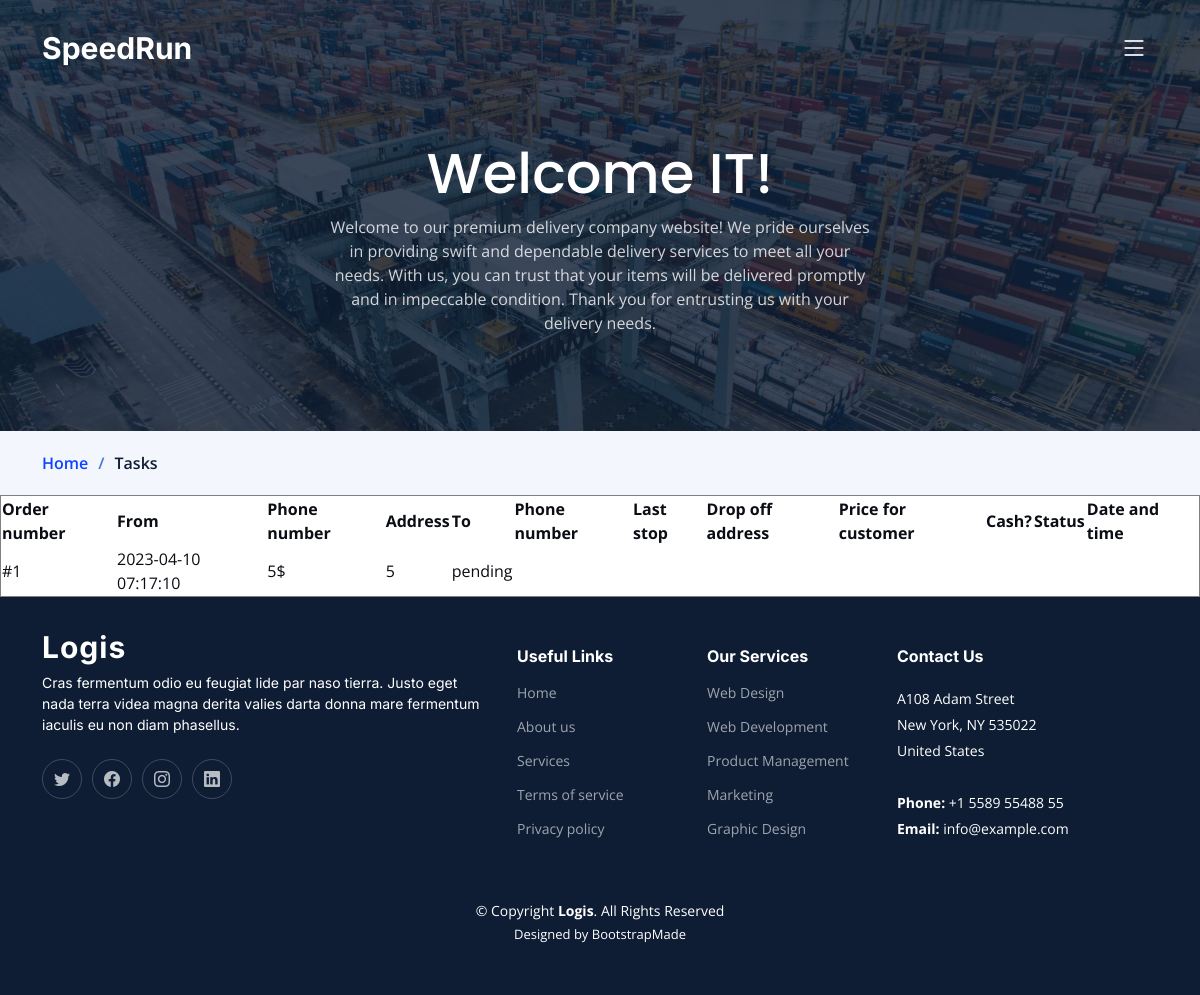
Page /branchOrders.php (signed in) on the committed database.
### tables this page shows
CREATE TABLE `orders` (
  `o_id` int(11) NOT NULL,
  `p_id` int(11) DEFAULT NULL,
  `c_id` int(11) DEFAULT NULL,
  `status` enum('successful','pending','failed','') NOT NULL DEFAULT 'pending',
  `date` timestamp NOT NULL DEFAULT current_timestamp()
);

CREATE TABLE `packages` (
  `p_id` int(11) NOT NULL,
  `width` float NOT NULL,
  `height` float NOT NULL,
  `weight` float NOT NULL,
  `message` text DEFAULT NULL,
  `to_name` varchar(255) DEFAULT NULL,
  `to_phone` varchar(100) DEFAULT NULL,
  `to_address` varchar(255) NOT NULL,
  `p_longitude` decimal(11,8) DEFAULT NULL,
  `p_latitude` decimal(10,8) DEFAULT NULL,
  `to_district` varchar(255) NOT NULL,
  `fragile` tinyint(1) NOT NULL DEFAULT 0,
  `o_price` float NOT NULL DEFAULT 0,
  `cost` float NOT NULL,
  `charge` float NOT NULL DEFAULT 5,
  `f_price` float NOT NULL,
  `pay_at_delivery` tinyint(1) NOT NULL DEFAULT 1
);

### branchOrders.php (the view, shortened to what this page needs)
<?php
require_once('php/stats.php');
?>
<!DOCTYPE html>
<html lang="en">
<head>
  <link href="assets/vendor/bootstrap/css/bootstrap.min.css" rel="stylesheet">
  <link href="assets/vendor/bootstrap-icons/bootstrap-icons.css" rel="stylesheet">
  <link href="assets/vendor/fontawesome-free/css/all.min.css" rel="stylesheet">
  <link href="assets/vendor/glightbox/css/glightbox.min.css" rel="stylesheet">
  <link href="assets/vendor/swiper/swiper-bundle.min.css" rel="stylesheet">
  <link href="assets/vendor/aos/aos.css" rel="stylesheet">
  <link href="assets/css/main.css" rel="stylesheet">
</head>
<body>
  <header id="header" class="header d-flex align-items-center fixed-top">
    <div class="container-fluid container-xl d-flex align-items-center justify-content-between">
      <a href="index.html" class="logo d-flex align-items-center">
        <h1>SpeedRun</h1>
      </a>
      <i class="mobile-nav-toggle mobile-nav-show bi bi-list"></i>
    </div>
  </header>
  <main id="main">
    <div class="breadcrumbs">
      <div class="page-header d-flex align-items-center" style="background-image: url('assets/img/page-header.jpg');">
        <div class="container position-relative">
          <div class="row d-flex justify-content-center">
            <div class="col-lg-6 text-center">
              <h2>Welcome
                <?= $_SESSION['name'] ?>!
              </h2>
              <p>Welcome to our premium delivery company website! We pride ourselves in providing swift and dependable
                delivery services to meet all your needs. With us, you can trust that your items will be delivered
                promptly and in impeccable condition. Thank you for entrusting us with your delivery needs.</p>
            </div>
          </div>
        </div>
      </div>
      <nav>
        <div class="container">
          <ol>
            <li><a href="index.html">Home</a></li>
            <li>Tasks</li>
          </ol>
        </div>
      </nav>
    </div>
    <table border="border">
      <thead>
        <tr>
          <th>Order number </th>
          <th>From</th>
          <th>Phone number</th>
          <th>Address</th>
          <th>To</th>
          <th>Phone number</th>
          <th>Last stop</th>
          <th>Drop off address</th>
          <th>Price for customer</th>
          <th>Cash?</th>
          <th>Status</th>
          <th>Date and time</th>
        </tr>
      </thead>
      <tbody>
        <?php
        $current_location = $_SESSION['branch'];
        $query = "SELECT * FROM orders NATURAL JOIN packages NATURAL JOIN deliveries WHERE current_location='$current_location' ORDER BY date";
        $result = mysqli_query($link, $query);
        if (($result) && (mysqli_num_rows($result) > 0)) {
          while ($row = mysqli_fetch_assoc($result)) {
            echo "<tr>
<td>#" . $row["o_id"] . "</td>
<td>" . $row["date"] . "</td>
<td>" . $row["cost"] . "$</td>
<td>" . $row["f_price"] . "</td>
<td>" . $row["status"] . "</td>
</tr>";
          }
        }
        ?>
      </tbody>
    </table>
  </main>
  <footer id="footer" class="footer">
    <div class="container">
      <div class="row gy-4">
        <div class="col-lg-5 col-md-12 footer-info">
          <a href="index.html" class="logo d-flex align-items-center">
            <span>Logis</span>
          </a>
          <p>Cras fermentum odio eu feugiat lide par naso tierra. Justo eget nada terra videa magna derita valies darta
            donna mare fermentum iaculis eu non diam phasellus.</p>
          <div class="social-links d-flex mt-4">
            <a href="#" class="twitter"><i class="bi bi-twitter"></i></a>
            <a href="#" class="facebook"><i class="bi bi-facebook"></i></a>
            <a href="#" class="instagram"><i class="bi bi-instagram"></i></a>
            <a href="#" class="linkedin"><i class="bi bi-linkedin"></i></a>
          </div>
        </div>
        <div class="col-lg-2 col-6 footer-links">
          <h4>Useful Links</h4>
          <ul>
            <li><a href="#">Home</a></li>
            <li><a href="#">About us</a></li>
            <li><a href="#">Services</a></li>
            <li><a href="#">Terms of service</a></li>
            <li><a href="#">Privacy policy</a></li>
          </ul>
        </div>
        <div class="col-lg-2 col-6 footer-links">
          <h4>Our Services</h4>
          <ul>
            <li><a href="#">Web Design</a></li>
            <li><a href="#">Web Development</a></li>
            <li><a href="#">Product Management</a></li>
            <li><a href="#">Marketing</a></li>
            <li><a href="#">Graphic Design</a></li>
          </ul>
        </div>
        <div class="col-lg-3 col-md-12 footer-contact text-center text-md-start">
          <h4>Contact Us</h4>
          <p>
            A108 Adam Street <br>
            New York, NY 535022<br>
            United States <br><br>
            <strong>Phone:</strong> +1 5589 55488 55<br>
            <strong>Email:</strong> info@example.com<br>
          </p>
        </div>
      </div>
    </div>
    <div class="container mt-4">
      <div class="copyright">
        &copy; Copyright <strong><span>Logis</span></strong>. All Rights Reserved
      </div>
      <div class="credits">
        Designed by <a href="https://bootstrapmade.com/">BootstrapMade</a>
      </div>
    </div>
  </footer>
</body>
</html>

### assets/css/main.css (style rules this page uses)
:root { --font-default: "Open Sans", system-ui, -apple-system, "Segoe UI", Roboto, "Helvetica Neue", Arial, "Noto Sans", "Liberation Sans", sans-serif, "Apple Color Emoji", "Segoe UI Emoji", "Segoe UI Symbol", "Noto Color Emoji"; --font-primary: "Inter", sans-serif; --font-secondary: "Poppins", sans-serif; }
:root { --color-default: #0a0d13; --color-primary: #0d42ff; --color-secondary: #0e1d34; }
:root { scroll-behavior: smooth; }
body { font-family: var(--font-default); color: var(--color-default); }
a { color: var(--color-primary); text-decoration: none; }
h1, h2, h3, h4, h5, h6 { font-family: var(--font-primary); }
.breadcrumbs .page-header { padding: 140px 0 80px 0; position: relative; background-size: cover; background-position: center; background-repeat: no-repeat; }
.breadcrumbs .page-header:before { content: ""; background-color: rgba(14, 29, 52, 0.8); position: absolute; inset: 0; }
.breadcrumbs .page-header h2 { font-size: 56px; font-weight: 500; color: #fff; font-family: var(--font-secondary); }
.breadcrumbs .page-header p { color: rgba(255, 255, 255, 0.8); }
.breadcrumbs nav { background-color: #f3f6fc; padding: 20px 0; }
.breadcrumbs nav ol { display: flex; flex-wrap: wrap; list-style: none; margin: 0; padding: 0; font-size: 16px; font-weight: 600; color: var(--color-secondary); }
.breadcrumbs nav ol a { color: var(--color-primary); transition: 0.3s; }
.breadcrumbs nav ol li+li { padding-left: 10px; }
.breadcrumbs nav ol li+li::before { display: inline-block; padding-right: 10px; color: #4278cc; content: "/"; }
.header { transition: all 0.5s; z-index: 997; padding: 30px 0; }
.header .logo h1 { font-size: 30px; margin: 0; font-weight: 700; color: #fff; font-family: var(--font-primary); }
@media (max-width: 1279px) { .mobile-nav-show { color: #fff; font-size: 28px; cursor: pointer; line-height: 0; transition: 0.5s; z-index: 9999; margin-right: 10px; } }
.footer { font-size: 14px; background-color: var(--color-secondary); padding: 50px 0; color: white; }
.footer .footer-info .logo { line-height: 0; margin-bottom: 25px; }
.footer .footer-info .logo span { font-size: 30px; font-weight: 700; letter-spacing: 1px; color: #fff; font-family: var(--font-primary); }
.footer .footer-info p { font-size: 14px; font-family: var(--font-primary); }
.footer .social-links a { display: flex; align-items: center; justify-content: center; width: 40px; height: 40px; border-radius: 50%; border: 1px solid rgba(255, 255, 255, 0.2); font-size: 16px; color: rgba(255, 255, 255, 0.7); margin-right: 10px; transition: 0.3s; }
.footer h4 { font-size: 16px; font-weight: bold; position: relative; padding-bottom: 12px; }
.footer .footer-links { margin-bottom: 30px; }
.footer .footer-links ul { list-style: none; padding: 0; margin: 0; }
.footer .footer-links ul li { padding: 10px 0; display: flex; align-items: center; }
.footer .footer-links ul li:first-child { padding-top: 0; }
.footer .footer-links ul a { color: rgba(255, 255, 255, 0.6); transition: 0.3s; display: inline-block; line-height: 1; }
.footer .footer-contact p { line-height: 26px; }
.footer .copyright { text-align: center; }
.footer .credits { padding-top: 4px; text-align: center; font-size: 13px; }
.footer .credits a { color: #fff; }

### rows in the picture
orders: o_id "1", date "2023-04-10 07:17:10", p.cost "5", p.f_price "5", status "pending"

### other values in the picture
$_SESSION['name'] "IT"
